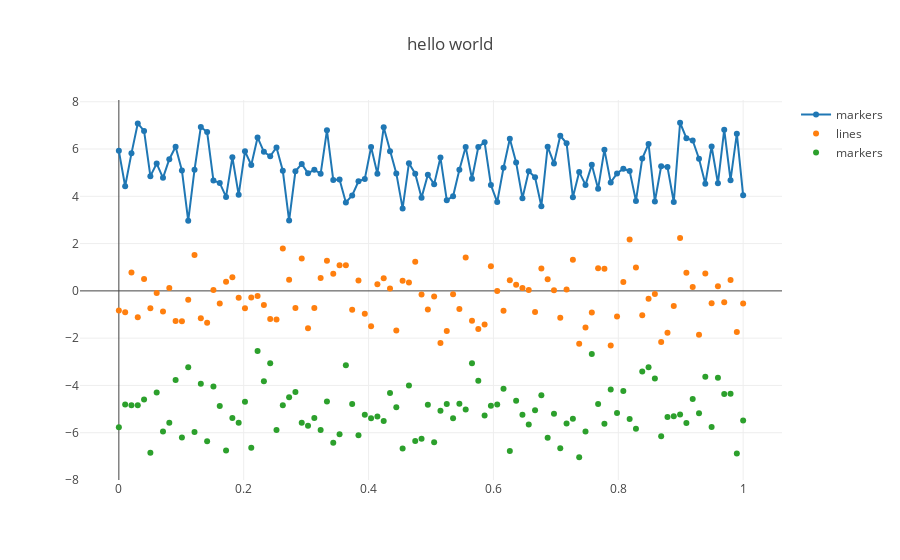

Notebook cell for this chart:
### Code cell
import plotly.plotly as py
import plotly.graph_objs as go
import plotly
plotly.offline.init_notebook_mode(connected=True)

N = 100
random_x = np.linspace(0, 1, N)
random_y0 = np.random.randn(N)+5
random_y1 = np.random.randn(N)
random_y2 = np.random.randn(N)-5

# Create traces
trace0 = go.Scatter(
    x = random_x,
    y = random_y0,
    mode = 'markers+lines',
    name = 'markers'
)
trace1 = go.Scatter(
    x = random_x,
    y = random_y1,
    mode = 'markers',
    name = 'lines'
)
trace2 = go.Scatter(
    x = random_x,
    y = random_y2,
    mode = 'markers',
    name = 'markers'
)

data = [trace0, trace1, trace2]

plotly.offline.iplot({ "data": data,"layout": go.Layout(title="hello world") })
